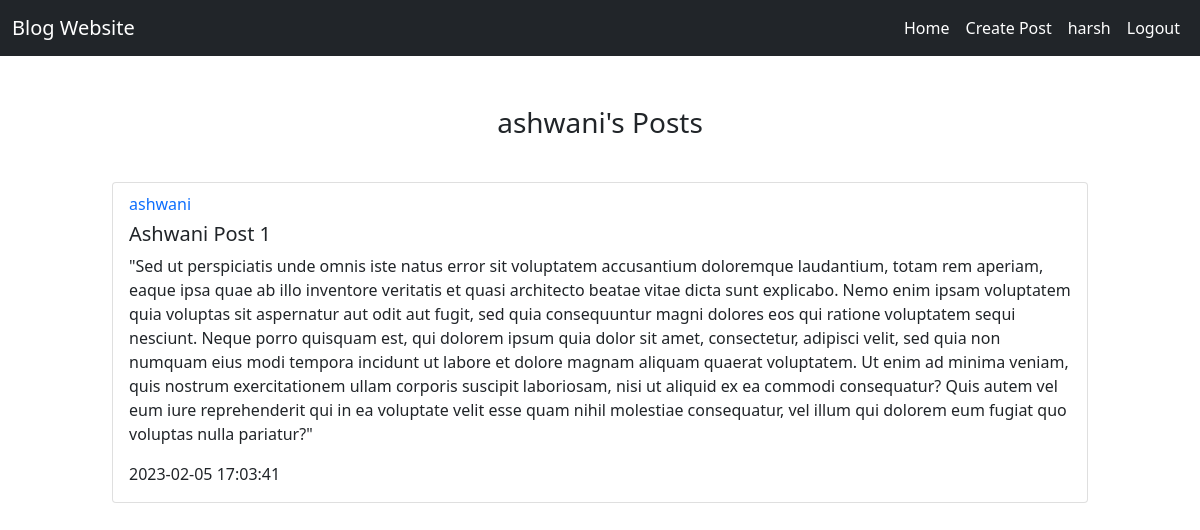
Screenshot of /posts/ashwani (signed in) with the database file from the repository.
### website/models.py (models this page shows)
class User(db.Model, UserMixin):
    id = db.Column(db.Integer, primary_key=True)
    email = db.Column(db.String(150), unique=True)
    password = db.Column(db.String(50),)
    username = db.Column(db.String(150), unique=True)
    date_created = db.Column(db.DateTime(timezone=True), default=func.now())
    posts = db.relationship('Post', backref='user', passive_deletes=True)

class Post(db.Model):
    id = db.Column(db.Integer, primary_key=True)
    title = db.Column(db.String(300), nullable=False)
    content = db.Column(db.Text, nullable=False)
    date_created = db.Column(db.DateTime(timezone=True), default=func.now())
    public = db.Column(db.Boolean, default=False, nullable=False)
    author = db.Column(db.Integer, db.ForeignKey('user.id', ondelete='CASCADE'), nullable=False)

### website/views.py (the view)
@views.route('/posts/<username>')
@login_required
def posts(username):
    user = User.query.filter_by(username=username).first()
    if not user:
        flash('User doesn\'t exist!', category='error')
        return redirect(url_for('views.home'))
    posts = Post.query.filter_by(author=user.id).all()
    return render_template('posts.html', posts=posts, user=current_user, username=username)

### website/__init__.py (called while the page is built)
def create_app():
    app = Flask(__name__)
    app.config['SECRET_KEY'] = "helloworld"
    app.config['SQLALCHEMY_DATABASE_URI'] = f'sqlite:///{DB_NAME}'
    db.init_app(app)
    from .views import views
    from .auth import auth
    app.register_blueprint(views, url_prefix="/")
    app.register_blueprint(auth, url_prefix="/")
    from .models import User
    create_database(app)
    login_manager = LoginManager()
    login_manager.login_view = "auth.login"
    login_manager.init_app(app)
    @login_manager.user_loader
    def load_user(id):
        return User.query.get(int(id))
    return app

### website/templates/posts.html (shortened to what this page needs)
{% extends 'posts_div.html' %}
{% block header %} {{username}}'s Posts {% endblock %}

### website/templates/posts_div.html (shortened to what this page needs)
{% extends 'base.html' %}
{%block content %}
<div class="container-fluid">
    <h3 align="center">{% block header %}Blog Posts{% endblock %}</h3>
    <br>
    <div class="post-container">
            {% for post in posts|reverse%}
            <div class="card" style="width: auto;">
                <div class="card-body">
                <h6 class="card-subtitle mb-2 text-muted"><a href="/posts/{{post.user.username}}" style="text-decoration: None;">{{post.user.username}}</a></h6>
                  <h5 class="card-title">{{post.title}}</h5>
                  <p class="card-text">{{post.content}}</p>
                  <p class="card-text">{{post.date_created}}</p>
                </div>
              </div>
              <br>
              {% endfor %}
            </div>
</div>
{% endblock %}

### website/templates/base.html (shortened to what this page needs)
<!DOCTYPE html>
<html lang="en">
<head>
    <link rel="stylesheet" type= "text/css"  href="{{url_for('static', filename='styles.css')}}">
    <link href="https://cdn.jsdelivr.net/npm/bootstrap@5.0.2/dist/css/bootstrap.min.css" rel="stylesheet">
</head>
<body>
    <div>
        <nav class="navbar navbar-expand-lg navbar-dark bg-dark">
            <div class="container-fluid">
                <a class="navbar-brand" href="/">Blog Website</a>
              <div class="collapse navbar-collapse d-flex flex-row-reverse" id="navbarNavAltMarkup">
                <div class="navbar-nav mr-auto">
                  {% if user.is_authenticated %}
                  <a class="nav-link active" aria-current="page" href="/home">Home</a>
                  <a class="nav-link active" aria-current="page" href="/create-post">Create Post</a>
                  <a class="nav-link active" aria-current="page" href="/posts/{{user.username}}">{{user.username}}</a>
                  <a class="nav-link active" aria-current="page" href="/logout">Logout</a>
                  {% else %}
                  <a class="nav-link active" aria-current="page" href="/login">Login</a>
                  <a class="nav-link active" aria-current="page" href="/signup">SignUp</a>
                  {% endif %}
                </div>
              </div>
            </div>
          </nav>
    </div>
    <div class="alert alert-dismissible fade show">
    </div>
    <div>
        {% block content %}
        {% endblock %}
    </div>
</body>
</html>

### website/static/styles.css (style rules this page uses)
.post-container { padding: 10px 100px; }

### rows the page displays
User: username "harsh"
User: username "ashwani"
Post: user.username "ashwani", title "Ashwani Post 1", content "\"Sed ut perspiciatis unde omnis iste natus error sit voluptatem accusantium doloremque laudantium, totam rem aperiam, eaque ipsa quae ab illo inventore veritatis et quasi architecto beatae vitae dicta sunt explicabo. Nemo enim ipsam voluptatem quia voluptas sit aspernatur aut odit aut fugit, sed quia consequuntur magni dolores eos qui ratione voluptatem sequi nesciunt. Neque porro quisquam est, qui dolorem ipsum quia dolor sit amet, consectetur, adipisci velit, sed quia non numquam eius modi tempora incidunt ut labore et dolore magnam aliquam quaerat voluptatem. Ut enim ad minima veniam, quis nostrum exercitationem ullam corporis suscipit laboriosam, nisi ut aliquid ex ea commodi…", date_created "2023-02-05 17:03:41"
